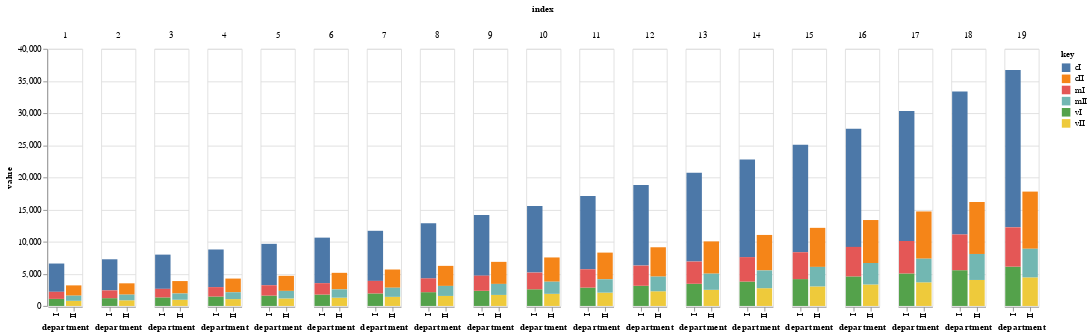

This figure's notebook cell:
### Code cell
import pandas
accumulation = pandas.DataFrame()
i = 1


cI = 4000
vI = 1000

cII = 1500
vII = 750


while canAccumulate(cI, vI, cII, vII) and i < 20:
    (cI, vI, cII, vII) = accumulate(cI, vI, cII, vII)

    accumulation = convert(accumulation, i, cI, vI, cII, vII)
    i = i + 1

plotAccumulation(accumulation)

### Figure 1 — Vega-Lite specification as saved in the notebook (floating-point values rounded to 4 significant figures)
{"config": {"view": {"continuousWidth": 300, "continuousHeight": 300}}, "data": {"name": "data-2afc2fcdb7b65f791aaa89884ef5b786"}, "mark": {"type": "bar"}, "encoding": {"color": {"field": "key", "type": "nominal"}, "column": {"field": "index", "type": "quantitative"}, "tooltip": {"field": "value", "type": "quantitative"}, "x": {"field": "department", "type": "nominal"}, "y": {"field": "value", "type": "quantitative"}}, "$schema": "https://vega.github.io/schema/vega-lite/v6.1.0.json", "datasets": {"data-2afc2fcdb7b65f791aaa89884ef5b786": [{"index": 1, "department": "I", "key": "cI", "value": 4400.0}, {"index": 1, "department": "I", "key": "vI", "value": 1100.0}, {"index": 1, "department": "I", "key": "mI", "value": 1100.0}, {"index": 1, "department": "II", "key": "cII", "value": 1600.0}, {"index": 1, "department": "II", "key": "vII", "value": 800.0}, {"index": 1, "department": "II", "key": "mII", "value": 800.0}, {"index": 2, "department": "I", "key": "cI", "value": 4840.0}, {"index": 2, "department": "I", "key": "vI", "value": 1210.0}, {"index": 2, "department": "I", "key": "mI", "value": 1210.0}, {"index": 2, "department": "II", "key": "cII", "value": 1760.0}, {"index": 2, "department": "II", "key": "vII", "value": 880.0}, {"index": 2, "department": "II", "key": "mII", "value": 880.0}, {"index": 3, "department": "I", "key": "cI", "value": 5324.0}, {"index": 3, "department": "I", "key": "vI", "value": 1331.0}, {"index": 3, "department": "I", "key": "mI", "value": 1331.0}, {"index": 3, "department": "II", "key": "cII", "value": 1936.0}, {"index": 3, "department": "II", "key": "vII", "value": 968.0}, {"index": 3, "department": "II", "key": "mII", "value": 968.0}, {"index": 4, "department": "I", "key": "cI", "value": 5856.0}, {"index": 4, "department": "I", "key": "vI", "value": 1464.0}, {"index": 4, "department": "I", "key": "mI", "value": 1464.0}, {"index": 4, "department": "II", "key": "cII", "value": 2130.0}, {"index": 4, "department": "II", "key": "vII", "value": 1065.0}, {"index": 4, "department": "II", "key": "mII", "value": 1065.0}, {"index": 5, "department": "I", "key": "cI", "value": 6442.0}, {"index": 5, "department": "I", "key": "vI", "value": 1611.0}, {"index": 5, "department": "I", "key": "mI", "value": 1611.0}, {"index": 5, "department": "II", "key": "cII", "value": 2343.0}, {"index": 5, "department": "II", "key": "vII", "value": 1171.0}, {"index": 5, "department": "II", "key": "mII", "value": 1171.0}, {"index": 6, "department": "I", "key": "cI", "value": 7086.0}, {"index": 6, "department": "I", "key": "vI", "value": 1772.0}, {"index": 6, "department": "I", "key": "mI", "value": 1772.0}, {"index": 6, "department": "II", "key": "cII", "value": 2577.0}, {"index": 6, "department": "II", "key": "vII", "value": 1288.0}, {"index": 6, "department": "II", "key": "mII", "value": 1288.0}, {"index": 7, "department": "I", "key": "cI", "value": 7795.0}, {"index": 7, "department": "I", "key": "vI", "value": 1949.0}, {"index": 7, "department": "I", "key": "mI", "value": 1949.0}, {"index": 7, "department": "II", "key": "cII", "value": 2834.0}, {"index": 7, "department": "II", "key": "vII", "value": 1417.0}, {"index": 7, "department": "II", "key": "mII", "value": 1417.0}, {"index": 8, "department": "I", "key": "cI", "value": 8574.0}, {"index": 8, "department": "I", "key": "vI", "value": 2144.0}, {"index": 8, "department": "I", "key": "mI", "value": 2144.0}, {"index": 8, "department": "II", "key": "cII", "value": 3118.0}, {"index": 8, "department": "II", "key": "vII", "value": 1559.0}, {"index": 8, "department": "II", "key": "mII", "value": 1559.0}, {"index": 9, "department": "I", "key": "cI", "value": 9432.0}, {"index": 9, "department": "I", "key": "vI", "value": 2358.0}, {"index": 9, "department": "I", "key": "mI", "value": 2358.0}, {"index": 9, "department": "II", "key": "cII", "value": 3430.0}, {"index": 9, "department": "II", "key": "vII", "value": 1715.0}, {"index": 9, "department": "II", "key": "mII", "value": 1715.0}, {"index": 10, "department": "I", "key": "cI", "value": 10370.0}, {"index": 10, "department": "I", "key": "vI", "value": 2594.0}, {"index": 10, "department": "I", "key": "mI", "value": 2594.0}, {"index": 10, "department": "II", "key": "cII", "value": 3773.0}, {"index": 10, "department": "II", "key": "vII", "value": 1886.0}, {"index": 10, "department": "II", "key": "mII", "value": 1886.0}, {"index": 11, "department": "I", "key": "cI", "value": 11410.0}, {"index": 11, "department": "I", "key": "vI", "value": 2853.0}, {"index": 11, "department": "I", "key": "mI", "value": 2853.0}, {"index": 11, "department": "II", "key": "cII", "value": 4150.0}, {"index": 11, "department": "II", "key": "vII", "value": 2075.0}, {"index": 11, "department": "II", "key": "mII", "value": 2075.0}, {"index": 12, "department": "I", "key": "cI", "value": 12550.0}, {"index": 12, "department": "I", "key": "vI", "value": 3138.0}, {"index": 12, "department": "I", "key": "mI", "value": 3138.0}, {"index": 12, "department": "II", "key": "cII", "value": 4565.0}, {"index": 12, "department": "II", "key": "vII", "value": 2282.0}, {"index": 12, "department": "II", "key": "mII", "value": 2282.0}, {"index": 13, "department": "I", "key": "cI", "value": 13810.0}, {"index": 13, "department": "I", "key": "vI", "value": 3452.0}, {"index": 13, "department": "I", "key": "mI", "value": 3452.0}, {"index": 13, "department": "II", "key": "cII", "value": 5021.0}, {"index": 13, "department": "II", "key": "vII", "value": 2511.0}, {"index": 13, "department": "II", "key": "mII", "value": 2511.0}, {"index": 14, "department": "I", "key": "cI", "value": 15190.0}, {"index": 14, "department": "I", "key": "vI", "value": 3797.0}, {"index": 14, "department": "I", "key": "mI", "value": 3797.0}, {"index": 14, "department": "II", "key": "cII", "value": 5524.0}, {"index": 14, "department": "II", "key": "vII", "value": 2762.0}, {"index": 14, "department": "II", "key": "mII", "value": 2762.0}, {"index": 15, "department": "I", "key": "cI", "value": 16710.0}, {"index": 15, "department": "I", "key": "vI", "value": 4177.0}, {"index": 15, "department": "I", "key": "mI", "value": 4177.0}, {"index": 15, "department": "II", "key": "cII", "value": 6076.0}, {"index": 15, "department": "II", "key": "vII", "value": 3038.0}, {"index": 15, "department": "II", "key": "mII", "value": 3038.0}, {"index": 16, "department": "I", "key": "cI", "value": 18380.0}, {"index": 16, "department": "I", "key": "vI", "value": 4595.0}, {"index": 16, "department": "I", "key": "mI", "value": 4595.0}, {"index": 16, "department": "II", "key": "cII", "value": 6684.0}, {"index": 16, "department": "II", "key": "vII", "value": 3342.0}, {"index": 16, "department": "II", "key": "mII", "value": 3342.0}, {"index": 17, "department": "I", "key": "cI", "value": 20220.0}, {"index": 17, "department": "I", "key": "vI", "value": 5054.0}, {"index": 17, "department": "I", "key": "mI", "value": 5054.0}, {"index": 17, "department": "II", "key": "cII", "value": 7352.0}, {"index": 17, "department": "II", "key": "vII", "value": 3676.0}, {"index": 17, "department": "II", "key": "mII", "value": 3676.0}, {"index": 18, "department": "I", "key": "cI", "value": 22240.0}, {"index": 18, "department": "I", "key": "vI", "value": 5560.0}, {"index": 18, "department": "I", "key": "mI", "value": 5560.0}, {"index": 18, "department": "II", "key": "cII", "value": 8087.0}, {"index": 18, "department": "II", "key": "vII", "value": 4044.0}, {"index": 18, "department": "II", "key": "mII", "value": 4044.0}, {"index": 19, "department": "I", "key": "cI", "value": 24460.0}, {"index": 19, "department": "I", "key": "vI", "value": 6116.0}, {"index": 19, "department": "I", "key": "mI", "value": 6116.0}, {"index": 19, "department": "II", "key": "cII", "value": 8896.0}, {"index": 19, "department": "II", "key": "vII", "value": 4448.0}, {"index": 19, "department": "II", "key": "mII", "value": 4448.0}]}}
